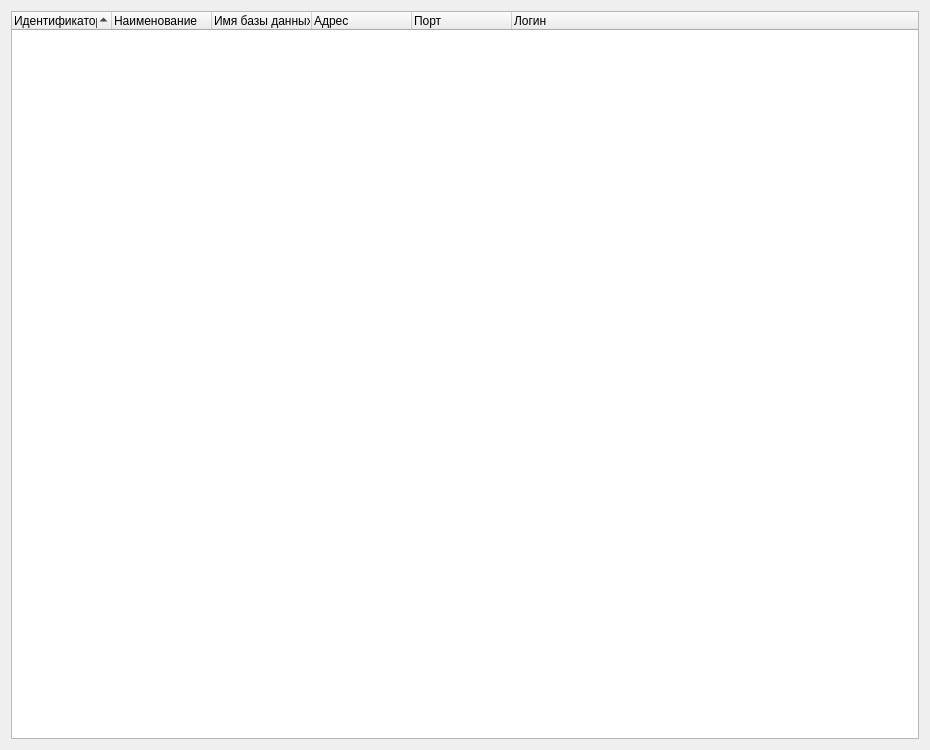
<?xml version="1.0" encoding="UTF-8"?>
<ui version="4.0">
 <class>DbList</class>
 <widget class="QWidget" name="DbList">
  <property name="geometry">
   <rect>
    <x>0</x>
    <y>0</y>
    <width>930</width>
    <height>750</height>
   </rect>
  </property>
  <property name="windowTitle">
   <string>Form</string>
  </property>
  <layout class="QGridLayout" name="gridLayout">
   <item row="0" column="0">
    <widget class="QTreeWidget" name="dbList">
     <property name="sizePolicy">
      <sizepolicy hsizetype="Preferred" vsizetype="Preferred">
       <horstretch>0</horstretch>
       <verstretch>0</verstretch>
      </sizepolicy>
     </property>
     <property name="minimumSize">
      <size>
       <width>0</width>
       <height>0</height>
      </size>
     </property>
     <property name="styleSheet">
      <string notr="true">alternate-background-color: rgb(251, 244, 225);</string>
     </property>
     <property name="alternatingRowColors">
      <bool>true</bool>
     </property>
     <property name="rootIsDecorated">
      <bool>false</bool>
     </property>
     <property name="uniformRowHeights">
      <bool>true</bool>
     </property>
     <property name="sortingEnabled">
      <bool>true</bool>
     </property>
     <property name="headerHidden">
      <bool>false</bool>
     </property>
     <column>
      <property name="text">
       <string notr="true">Идентификатор соединения</string>
      </property>
     </column>
     <column>
      <property name="text">
       <string>Наименование</string>
      </property>
     </column>
     <column>
      <property name="text">
       <string>Имя базы данных</string>
      </property>
     </column>
     <column>
      <property name="text">
       <string>Адрес</string>
      </property>
     </column>
     <column>
      <property name="text">
       <string>Порт</string>
      </property>
     </column>
     <column>
      <property name="text">
       <string>Логин</string>
      </property>
     </column>
    </widget>
   </item>
  </layout>
 </widget>
 <resources/>
 <connections/>
</ui>
